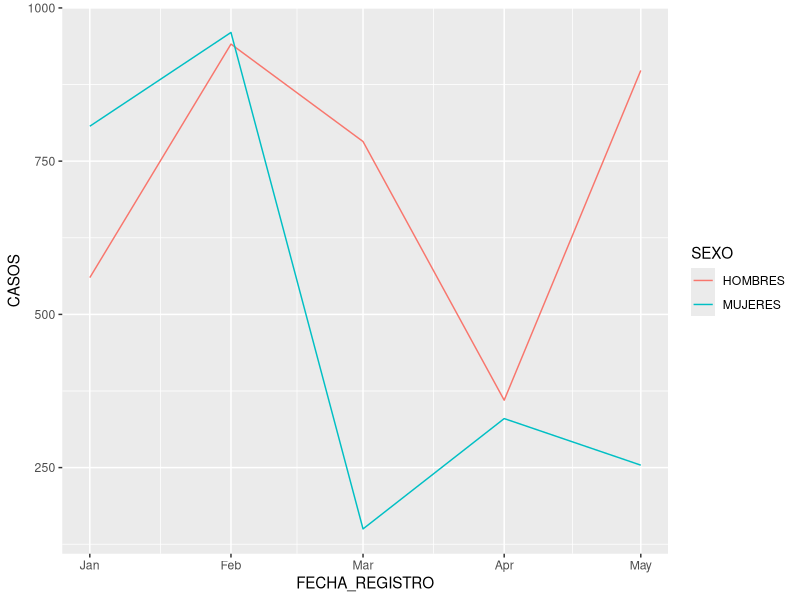

Write the R code that produced this figure.
################################################################################
################ PRÁCTICA 4 DATAFRAMES Y GGPLOT ################################
#Descripción: 
#Autor: Alan Gracia Zambrano
################################################################################

#Construimos dos vectores de fechas ne formato Character
FECHA_REGISTRO <- c("2020/01/01", "2020/02/01", "2020/03/01", "2020/04/01", "2020/05/01")
FECHA_NACIMIENTO <- c("2020.01.01", "2020.02.01", "2020.03.01", "2020.04.01", "2020.05.01")

#Transformando los vectores a Fechas (Date)
FECHA_REGISTRO <- as.Date(FECHA_REGISTRO)
FECHA_NACIMIENTO <- as.Date(FECHA_NACIMIENTO, format = "%Y.%m.%d")

ENTIDAD <- c("CHIHUAHUA", "DURANGO", "AGUASCALIENTES", "QUERETARO", "BAJA CALIFORNIA")
CASOS <- c(807,960,150,330,254)
SEXO <- c("MUJERES", "MUJERES","MUJERES","MUJERES","MUJERES")

#Construimos el dataframe con datos de mujeres
MUJERES <- data.frame(FECHA_REGISTRO, FECHA_NACIMIENTO, ENTIDAD, CASOS, SEXO )

################################################################################

#Construimos dos vectores de fechas ne formato Character
FECHA_REGISTRO <- c("2020/01/01", "2020/02/01", "2020/03/01", "2020/04/01", "2020/05/01")
FECHA_NACIMIENTO <- c("1989.01.01", "1980.02.01", "1900.03.01", "2001.04.01", "1970.05.01")

#Transformando los vectores a Fechas (Date)
FECHA_REGISTRO <- as.Date(FECHA_REGISTRO)
FECHA_NACIMIENTO <- as.Date(FECHA_NACIMIENTO, format = "%Y.%m.%d")

ENTIDAD <- c("COLIMA", "AGUASCALIENTES", "CIUDAD DE MEXICO", "MEXICO", "DURANGO")
CASOS <- c(560,941,782,360,898)
SEXO <- c("HOMBRES", "HOMBRES","HOMBRES","HOMBRES","HOMBRES")

#Construimos el dataframe con datos de hombres
HOMBRES <- data.frame(FECHA_REGISTRO, FECHA_NACIMIENTO, ENTIDAD, CASOS, SEXO )

#Unimos los DataFrames
# rbind Sirve para mezclar tablas o dataframes con la misma cantidad de variables
PACIENTES <- rbind(HOMBRES, MUJERES)

#Transformar la variable SEXO a Factor para categorizar
PACIENTES$SEXO <- factor(PACIENTES$SEXO, levels = c("HOMBRES", "MUJERES"))



library(tidyverse)

ggplot(data = PACIENTES)+
  geom_line(mapping = aes(x=FECHA_REGISTRO, y= CASOS, color = SEXO ))





